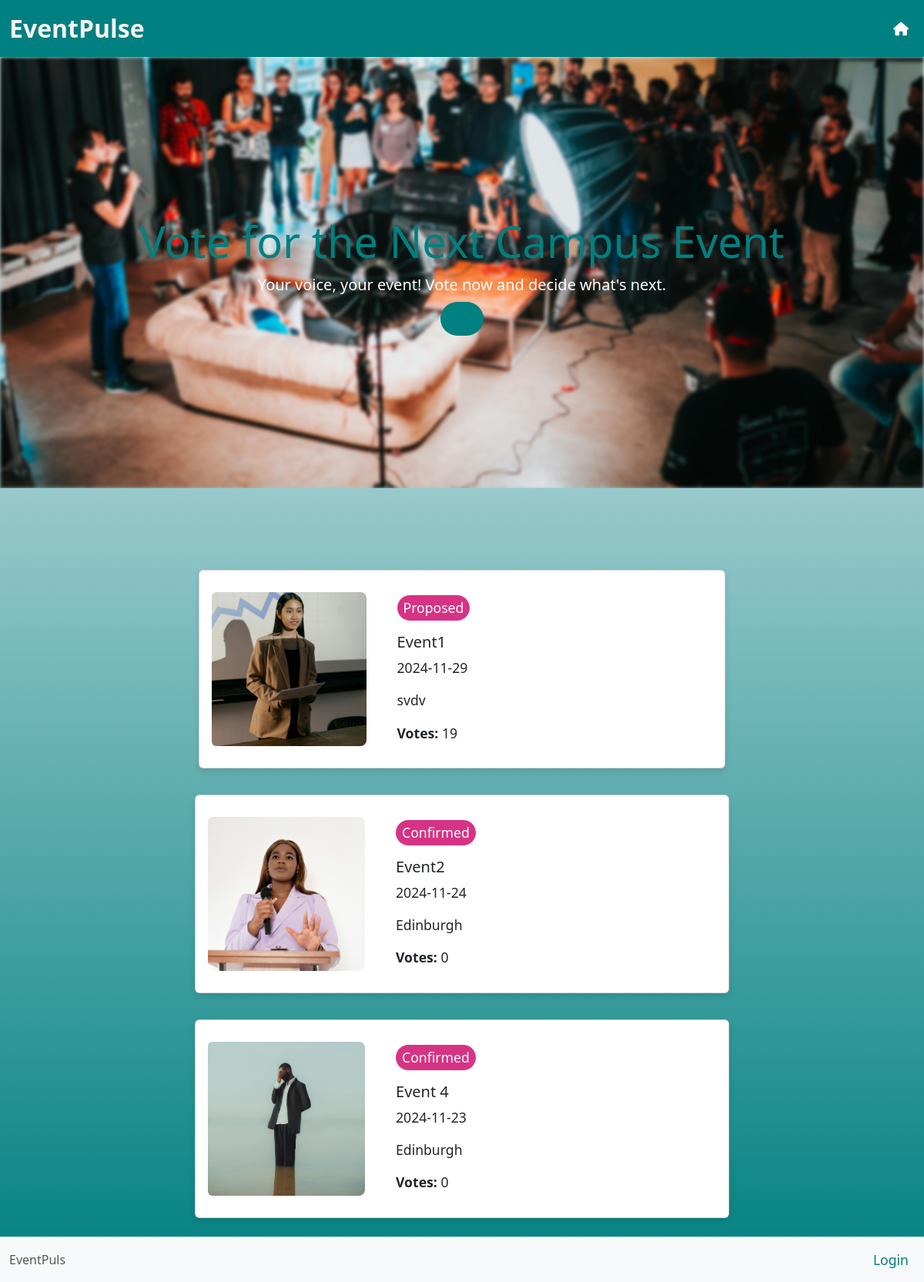
The page / on the database its author committed.
### app.py (models this page shows)
class Event(db.Model):
    eventId = db.Column(db.Integer, primary_key=True)
    eventName = db.Column(db.String(100), nullable=False)
    description = db.Column(db.Text)
    date = db.Column(db.Date, nullable=False)
    location = db.Column(db.String(100), nullable=False)
    tag = db.Column(db.Enum(EventStatus), nullable=False)
    image_url = db.Column(db.String(255), nullable=True)
    votes = db.Column(db.Integer, default=0)

### app.py (the view)
@app.route('/')
def index():
    events = Event.query.all()  # Fetch all events from the database
    return render_template('index.html', events=events)

### templates/index.html
{% extends 'base.html' %}
{% block content %}
<div class="container-fluid hero-section">
    <div class="row text-center text-white">
      <div class="col hero-content">
        <h1 class="display-4"><strong>Vote for the Next Campus Event</strong></h1>
        <p class="lead">Your voice, your event! Vote now and decide what's next.</p>
        <a href="#voteSection" class="scroll-button"><i class='fas fa-angle-double-down'></i></a>
      </div>
    </div>
  </div>
<div id="voteSection" class="container mt-5 d-flex flex-column align-items-center">
    <div class="event-container w-100 mt-5 d-flex flex-column align-items-center">
        {% if events %}
        {% for event in events %}
        <div class="card eventCard mb-4">
            <a href="{{ url_for('admin_event_detail', event_id=event.eventId) }}"
                class="text-decoration-none text-dark">
                <div class="row align-items-center">
                    {% if event.image_url %}
                    <div class="col-md-4">
                        <img src="{{ url_for('static', filename=event.image_url) }}" class="img-fluid rounded-start" alt="Default Event Image" style="max-height:200px; object-fit:cover;">
                    </div>
                    {% endif %}
                    <div class="col-md-8">
                        <div class="card-body">
                            <p class="card-text tag-pill">
                                {{ event.tag.value }}
                            </p>
                            <h5 class="card-title">{{ event.eventName }}</h5>
                            <p class="card-text">{{ event.date }}</p>
                            <p class="card-text"> {{ event.location }}</p>
                            <p class="card-text"><strong>Votes:</strong> {{ event.votes }}</p>
                        </div>
                    </div>
                </div>
            </a>
        </div>
        {% endfor %}
        {% else %}
        <p class="text-center">No events found.</p>
        {% endif %}
    </div>
</div>
{% endblock %}

### templates/base.html (shortened to what this page needs)
<!doctype html>
<html lang="en">
<head>
    <link rel="stylesheet" href="{{ url_for('static', filename='css/style.css') }}">
    <link href="https://cdn.jsdelivr.net/npm/bootstrap@5.3.3/dist/css/bootstrap.min.css" rel="stylesheet">
</head>
<body>
      <nav class="navbar navbar-expand-lg navbar-light ">
        <div class="container-fluid">
          <a class="navbar-brand" id="brand1" href="{{ url_for('index') }}">EventPulse</a>
          <div class="collapse navbar-collapse" id="navbarNav">
            <ul class="navbar-nav ms-auto">
              {% if current_user.is_authenticated %}
                <li class="nav-item">
                    {% if request.path == url_for('admin_index') %}
                    <a class="nav-link" href="{{ url_for('index') }}">
                        <i class="fa-solid fa-house fa-lg" style="color: #ffffff;"></i>
                    </a>
                 </li>
                 {% endif %}
                 {% if request.path == url_for('index') %}
                <li class="nav-item">
                    <a class="nav-link" href="{{ url_for('admin_index') }}">
                        <i class="fa-solid fa-gear fa-lg" style="color: #ffffff;"></i>
                    </a>
                </li>
                {% endif %}
                <li class="nav-item">
                    <a class="nav-link" href="{{ url_for('logout') }}">
                        <i class="fas fa-sign-out-alt fa-lg" style="color: #ffffff;"></i>
                    </a>
                  </li>
              {% else %}
                <li class="nav-item">
                  <a class="nav-link" href="{{ url_for('index') }}">
                    <i class="fa-solid fa-house" style="color: #ffffff;"></i>
                  </a>
                </li>
              {% endif %}
            </ul>
          </div>
        </div>
      </nav>
        {% block content %}
        {% endblock %}
    <footer class="navbar navbar-expand-lg navbar-light bg-light border-top">
        <div class="container-fluid justify-content-between">
            <span class="navbar-text">
                {% block page_name %}EventPuls{% endblock %}
            </span>
            <ul class="navbar-nav">
              <li class="nav-item">
                <a class="nav-link" href="{{ url_for('login') }}">Login</a>
            </li>
            </ul>
        </div>
    </footer>
  </body>
</html>

### static/css/style.css (style rules this page uses)
body { background: rgb(246,246,250); background: linear-gradient(180deg, rgba(246,246,250,1) 0%, rgba(0,128,128,1) 100%); color: #f9f9f9; margin: 0; padding: 0; font-family: 'Open Sans', sans-serif; width: 100%; height: 100%; }
.navbar-light { background-color: #008080 !important; }
#brand1 { color: #f6f2f2 !important; font-weight: bold !important; font-size: 2.0rem !important; }
.event-container { display: flex; justify-content: center; flex-wrap: wrap; }
.eventCard { background-color: #fff; border-radius: 8px; box-shadow: 0 4px 8px rgba(0, 0, 0, 0.1); padding: 16px; margin: 10px; height: 450px; }
.card-body { overflow-wrap: break-word; overflow: hidden; flex-grow: 1; }
.card img { width: 500px; height: 300px; object-fit: contain; border-radius: 8px; }
.hero-section { width: 100vw; height: 70vh; position: relative; display: flex; align-items: center; justify-content: center; text-align: center; overflow: hidden; color: white; }
.hero-section::before { content: ""; position: absolute; top: 0; left: 0; width: 100%; height: 100%; background-image: url('../images/hero.jpg'); background-size: cover; background-position: center; filter: blur(2px); z-index: 1; }
.hero-content { position: relative; z-index: 2; color: white; }
.scroll-button { margin-top: 20px; background-color: #008080; color: #ffffff; border: none; border-radius: 50px; padding: 10px 20px; font-size: 1.2rem; cursor: pointer; transition: background-color 0.3s ease; }
h1 { color: #008080 !important; font-size: 36px; }
.tag-pill { padding: 0.2rem 0.5rem; background-color: #d63384; color: white; border-radius: 50px; display: inline-block; }
a { text-decoration: none !important; color: #008080 !important; font-size: 1.1rem !important; }

### rows shown on the page
Event: image_url (picture), tag.value "Proposed", eventName "Event1", date "2024-11-29", location "svdv", votes "19"
Event: image_url (picture), tag.value "Confirmed", eventName "Event2", date "2024-11-24", location "Edinburgh", votes "0"
Event: image_url (picture), tag.value "Confirmed", eventName "Event 4", date "2024-11-23", location "Edinburgh", votes "0"
